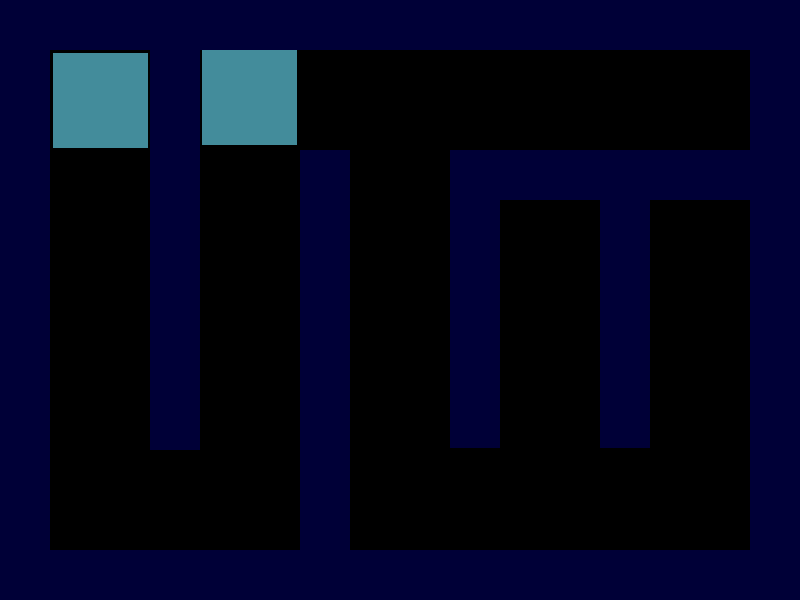
Frame 1 (no input)
Frame 60 (the mouse pressed at the canvas centre just before this capture): identical to frame 1, image omitted
Frame 120 (the mouse held since frame 60 and released just before this capture): identical to frame 1, image omitted

The Processing sketch that drew this single still picture (run headless with seeded random() and noise(); from frame 60 on, the mouse is pressed at the canvas centre):

// Processing sketch: Game_Maze2_3_pde
// ── Game_Maze2_3_pde.pde
//Creates Player And Blocks
Block player;
Block playertwo;


//Canvas Setup
void setup() {
  size(800, 600);
  frameRate(120);
  player = new Block(53, 53);
  playertwo = new Block(202, 50);
}

//Canvas sketch
void draw() {
  background(0);
  fill(0, 0, 55);
  maze();
  player.control();
  playertwo.control();
}

//Maze Setup
void maze() {
  noStroke();
  rect(0, 0, 50, 600); //Zero
  rect(150, 0, 50, 450); //One
  rect(0, 0, 800, 50);  //Two
  rect(300, 150, 50, 450);  //Three
  rect(450, 150, 350, 50); //Four
  rect(450, 200, 50, 248); //Five
  rect(600, 200, 50, 248); //Six
  rect(0, 550, 800, 50); //Seven
  rect(750, 0, 50, 600); //Eight
}



// ── Block.pde
class Block {
  PVector location;

  //Variable For Key Block
  boolean keyUp, keyDown, keyRight, keyLeft;

  Block(int x, int y) {
    keyUp = true;
    keyDown = true;
    keyRight = true;
    keyLeft = true;
    location = new PVector(x,y);
  }

  void control() {
    //Player Appearance
    fill(67, 140, 155);
    rect(location.x, location.y, 95, 95);

    //Player Controller
    if (key == 'w' && keyUp == true) {
      checkCollideUp();
      location.y--;
    }


    if (key == 's' && keyDown == true) {
      checkCollideDown();
      location.y++;
    }

    if (key == 'd' && keyRight == true) {
      checkCollideRight();
      location.x++;
    }

    if (key == 'a' && keyLeft == true) {
      checkCollideLeft();
      location.x--;
    }
  }

  //Check For Collision Between Player/Blocks And Maze
  void checkCollideUp() {
    if ((collideZero(location.x, location.y)) ||(collideOne(location.x, location.y)) ||
      (collideTwo(location.x, location.y)) || (collideThree(location.x, location.y)) || 
      (collideFour(location.x, location.y)) ||(collideFive(location.x, location.y)) || 
      (collideSix(location.x, location.y))  ||(collideSeven(location.x, location.y))) {

      keyUp = false;
      keyDown = true;
      keyLeft = false;
      keyRight = true;

      location.y = location.y + 4;
    }
  }

  void checkCollideDown() {
    if ((collideZero(location.x, location.y+95)) ||(collideOne(location.x, location.y+95)) ||
      (collideTwo(location.x, location.y+95)) || (collideThree(location.x, location.y+95)) || 
      (collideFour(location.x, location.y+95)) ||(collideFive(location.x, location.y+95)) || 
      (collideSix(location.x, location.y+95)) ||(collideSeven(location.x, location.y+95))  ||
      (collideEight(location.x, location.y))) {

      keyDown = false;
      keyUp = true;
      keyLeft = false;
      keyRight = true;

      location.y = location.y - 4;
    }
  }

  void checkCollideRight() {
    if ((collideZero(location.x+95, location.y+95)) ||(collideOne(location.x+95, location.y+95)) ||
      (collideTwo(location.x+95, location.y+95)) || (collideThree(location.x+95, location.y+95)) || 
      (collideFour(location.x+95, location.y+95)) ||(collideFive(location.x+95, location.y+95)) || 
      (collideSix(location.x+95, location.y+95)) ||(collideSeven(location.x+95, location.y+95))  ||
      (collideEight(location.x+95,location.y+95))) {

      keyLeft = true;
      keyDown = true;
      keyUp = true;
      keyRight = false;

      location.x = location.x - 4;
    }
  }

  void checkCollideLeft() {
    if ((collideZero(location.x, location.y)) ||(collideOne(location.x, location.y)) ||
      (collideTwo(location.x, location.y)) || (collideThree(location.x, location.y)) || 
      (collideFour(location.x, location.y)) ||(collideFive(location.x, location.y)) || 
      (collideSix(location.x, location.y))  ||(collideSeven(location.x, location.y))) {


      keyLeft = false;
      keyDown = true;
      keyUp = true;
      keyRight = true;

      location.x = location.x + 3;
    }
  }



  //Setup For Collision Test
  boolean collideZero (float x, float y) {
    if (x < 50) {
      return true;
    }
    return false;
  }

  boolean collideOne (float x, float y) {
    if (x > 150 && x < 200) {
      if (y < 450) {
        return true;
      }
    }
    return false;
  }

  boolean collideTwo (float x, float y) {
    if (x < 800) {
      if (y < 50) {
        return true;
      }
    }
    return false;
  }

  boolean collideThree (float x, float y) {
    if (x > 300 && x < 350) {
      if (y > 150) {
        return true;
      }
    }
    return false;
  }


  boolean collideFour (float x, float y) {
    if (x > 440) {
      if (y > 150 && y < 200) {
        return true;
      }
    }
    return false;
  }

  boolean collideFive (float x, float y) {
    if (x > 440 && x < 505) {
      if (y > 200 && y < 425) {
        return true;
      }
    }
    return false;
  }

  boolean collideSix (float x, float y) {
    if (x > 600 && x < 650) {
      if (y > 200 && y < 425 ) {
        return true;
      }
    }
    return false;
  }

  boolean collideSeven (float x, float y) {
    if ( x < 800) {
      if (y > 550) {
        return true;
      }
    }
    return false;
  }

  boolean collideEight (float x, float y) {
    if ( x > 750) {
      if (y < 600) {
        return true;
      }
    }
    return false;
  }
}
